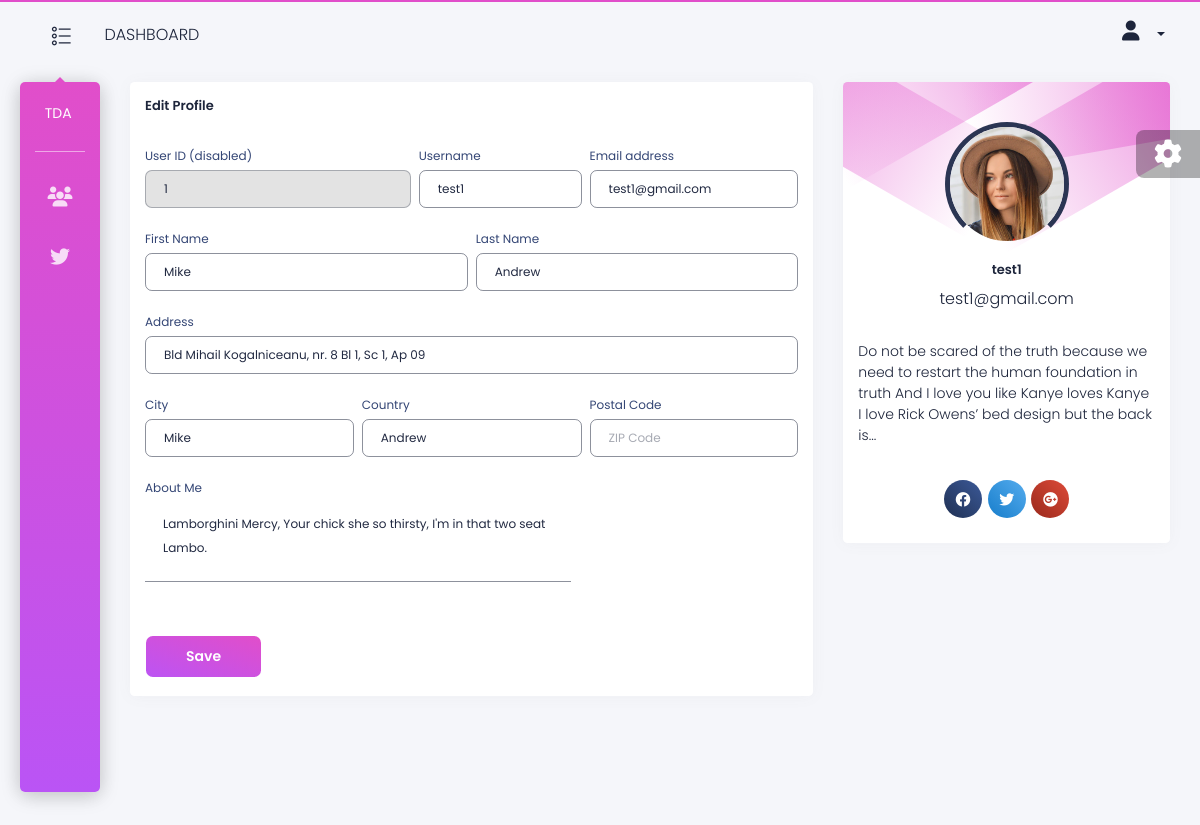
Before: /page-user.html (signed in) with the older database file.
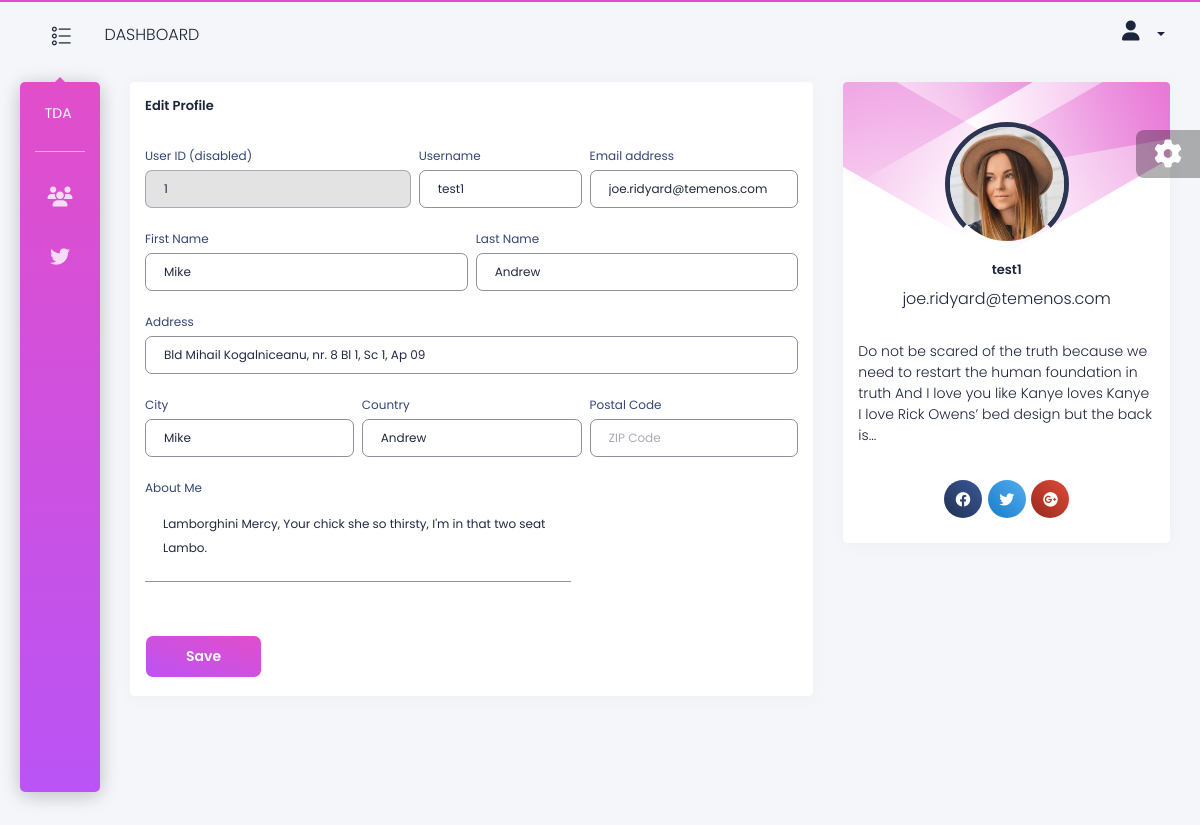
After: the same page with the newer database file.
### app/base/models.py (models this page shows, shortened)
class User(db.Model, UserMixin):
    __tablename__ = 'user'
    id = Column(Integer, primary_key=True)
    email = Column(String, unique=True)      # Email
    username = Column(String, unique=True)   # Username
    password = Column(LargeBinary)           # Password (Hashed Binary)
    role = Column(String, default='Regular') # Admin || Regular
    credits = Column(Integer, default=0)
    messages_sent_total = Column(Integer, default=0)
    messages_sent_month = Column(Integer, default=0)
    subscription = Column(String, default="Free")
    subscription_credits = Column(Integer, default=1000)
    access_code = Column(String)
    licenses = Column(Integer, default=0)
    activated_licenses = Column(Integer, default=0)
    theme_preference = Column(String, default='Dark')
    color_preference = Column(String, default='primary')
    sidebar_preference = Column(String, default='minimal')

### app/home/routes.py (the view)
@blueprint.route('/<template>')
def route_template(template):
    try:
        if not template.endswith('.html'):
            template += '.html'
        segment = get_segment(request)
        return render_template("home/" + template, segment=segment)
    except TemplateNotFound:
        return render_template('home/page-404.html'), 404
    except:
        return render_template('home/page-500.html'), 500

### app/__init__.py (called while the page is built)
def configure_database(app):
    @app.before_first_request
    def initialize_database():
        db.create_all()
    @app.teardown_request
    def shutdown_session(exception=None):
        db.session.remove()

### app/base/models.py (called while the page is built)
@login_manager.user_loader
def user_loader(id):
    return User.query.filter_by(id=id).first()

### app/home/routes.py (called while the page is built)
def get_segment(request):
    try:
        segment = request.path.split('/')[-1]
        if segment == '':
            segment = 'index'
        return segment
    except:
        return None

### app/base/templates/home/page-user.html (shortened to what this page needs)
{% extends "layouts/base.html" %}
{% block content %}
  <div class="row">
    <div class="col-md-8">
      <div class="card">
        <div class="card-header">
          <h5 class="title">Edit Profile</h5>
        </div>
        <div class="card-body">
          <form>
            <div class="row">
              <div class="col-md-5 pr-md-1">
                <div class="form-group">
                  <label>User ID (disabled)</label>
                  <input type="text" class="form-control" disabled="" value="{{ current_user.id }}">
                </div>
              </div>
              <div class="col-md-3 px-md-1">
                <div class="form-group">
                  <label>Username</label>
                  <input type="text" class="form-control" value="{{ current_user.username }}">
                </div>
              </div>
              <div class="col-md-4 pl-md-1">
                <div class="form-group">
                  <label>Email address</label>
                  <input type="email" class="form-control" value="{{ current_user.email }}">
                </div>
              </div>
            </div>
            <div class="row">
              <div class="col-md-6 pr-md-1">
                <div class="form-group">
                  <label>First Name</label>
                  <input type="text" class="form-control" value="Mike">
                </div>
              </div>
              <div class="col-md-6 pl-md-1">
                <div class="form-group">
                  <label>Last Name</label>
                  <input type="text" class="form-control" value="Andrew">
                </div>
              </div>
            </div>
            <div class="row">
              <div class="col-md-12">
                <div class="form-group">
                  <label>Address</label>
                  <input type="text" class="form-control" placeholder="Home Address" value="Bld Mihail Kogalniceanu, nr. 8 Bl 1, Sc 1, Ap 09">
                </div>
              </div>
            </div>
            <div class="row">
              <div class="col-md-4 pr-md-1">
                <div class="form-group">
                  <label>City</label>
                  <input type="text" class="form-control" value="Mike">
                </div>
              </div>
              <div class="col-md-4 px-md-1">
                <div class="form-group">
                  <label>Country</label>
                  <input type="text" class="form-control" value="Andrew">
                </div>
              </div>
              <div class="col-md-4 pl-md-1">
                <div class="form-group">
                  <label>Postal Code</label>
                  <input type="number" class="form-control" placeholder="ZIP Code">
                </div>
              </div>
            </div>
            <div class="row">
              <div class="col-md-8">
                <div class="form-group">
                  <label>About Me</label>
                  <textarea rows="4" cols="80" class="form-control">Lamborghini Mercy, Your chick she so thirsty, I'm in that two seat Lambo.</textarea>
                </div>
              </div>
            </div>
          </form>
        </div>
        <div class="card-footer">
          <button type="submit" class="btn btn-fill btn-primary">Save</button>
        </div>
      </div>
    </div>
    <div class="col-md-4">
      <div class="card card-user">
        <div class="card-body">
          <p class="card-text">
            <div class="author">
              <div class="block block-one"></div>
              <div class="block block-two"></div>
              <div class="block block-three"></div>
              <a href="javascript:void(0)">
                <img class="avatar" src="/static/assets/img/emilyz.jpg" alt="...">
                <h5 class="title">
                    {{ current_user.username }}
                </h5>
              </a>
              <p class="description">
                {{ current_user.email }}
              </p>
            </div>
          </p>
          <div class="card-description">
            Do not be scared of the truth because we need to restart the human foundation in truth And I love you like Kanye loves Kanye I love Rick Owens’ bed design but the back is...
          </div>
        </div>
        <div class="card-footer">
          <div class="button-container">
            <button href="javascript:void(0)" class="btn btn-icon btn-round btn-facebook">
              <i class="fab fa-facebook"></i>
            </button>
            <button href="javascript:void(0)" class="btn btn-icon btn-round btn-twitter">
              <i class="fab fa-twitter"></i>
            </button>
            <button href="javascript:void(0)" class="btn btn-icon btn-round btn-google">
              <i class="fab fa-google-plus"></i>
            </button>
          </div>
        </div>
      </div>
    </div>
  </div>
{% endblock content %}

### app/base/templates/layouts/base.html (shortened to what this page needs)
<!DOCTYPE html>
<html lang="en">
<head>
    <link href="https://use.fontawesome.com/releases/v5.0.6/css/all.css" rel="stylesheet">
    <link href="/static/assets/css/nucleo-icons.css" rel="stylesheet" />
    <link href="/static/assets/css/black-dashboard.css?v=1.1.1" rel="stylesheet" />
    <link href="/static/assets/demo/demo.css" rel="stylesheet" />
    <link href="static/assets/css/three-dots-white.min.css" rel="stylesheet" />
    <link rel="stylesheet" href="https://cdnjs.cloudflare.com/ajax/libs/font-awesome/6.1.2/css/all.min.css" />
</head>
<body class="sidebar-mini {% block bodyclass %}{% endblock %} {% if current_user.theme_preference == 'Light' %}white-content{% endif %}">
    <div class="wrapper">
        {% include 'includes/sidebar.html' %}
        <div class="main-panel" data="{{ current_user.color_preference }}">
            {% include 'includes/navigation.html' %}
            <div class="content">
                {% block content %}{% endblock content %}
            </div>
            {% include 'includes/footer.html' %}
        </div>
    </div>
    {% include 'includes/fixed-plugin.html' %}
</body>
</html>

### app/base/templates/includes/sidebar.html (shortened to what this page needs)
    <div class="sidebar" data="{{ current_user.color_preference }}">
      <div class="sidebar-wrapper">
        <div class="logo">
          <a target="_blank" rel="noopener noreferrer"
             href="https://appseed.us/admin-dashboards/flask-dashboard-black-pro" class="simple-text logo-mini">
            TDA
          </a>
        </div>
          <ul class="nav">
              <li class="{% if 'influencers' in request.url %} active {% endif %}">
                <a href="/influencers">
                  <i class="fa-solid fa-users"></i>
                </a>
              </li>
              <li class="{% if 'tweets' in request.url %} active {% endif %}">
                <a href="/tweets">
                  <i class="fa-brands fa-twitter"></i>
                </a>
              </li>
          </ul>
      </div>
    </div>

### app/base/templates/includes/navigation.html (shortened to what this page needs)
      <nav class="navbar navbar-expand-lg navbar-absolute navbar-transparent">
          <div class="container-fluid">
            <div class="navbar-wrapper">
              <div class="navbar-minimize d-inline">
                <button class="minimize-sidebar btn btn-link btn-just-icon" rel="tooltip" data-original-title="Sidebar toggle" data-placement="right">
                  <i class="tim-icons icon-bullet-list-67 visible-on-sidebar-mini"></i>
                </button>
              </div>
              <a class="navbar-brand" href="javascript:void(0)">Dashboard</a>
            </div>
            <div class="collapse navbar-collapse" id="navigation">
              <ul class="navbar-nav ml-auto">
                <li class="dropdown nav-item">
                  <a href="/logout" class="dropdown-toggle nav-link" data-toggle="dropdown">
                    <div class="photo" style="border-radius: 0px !important;">
                      <i class="fa-solid fa-user"></i>
                    </div>
                    <b class="caret d-none d-lg-block d-xl-block"></b>
                  </a>
                </li>
              </ul>
            </div>
          </div>
        </nav>

### app/base/templates/includes/footer.html (shortened to what this page needs)
      <footer class="footer">
        </footer>

### app/base/templates/includes/fixed-plugin.html (shortened to what this page needs)
<div class="fixed-plugin">
  <div class="dropdown show-dropdown">
    <a href="#" data-toggle="dropdown">
      <i class="fa fa-cog fa-2x"> </i>
    </a>
  </div>
</div>

Changed rows visible on the page:
changed User "test1": email "test1@gmail.com" → "joe.ridyard@temenos.com"
